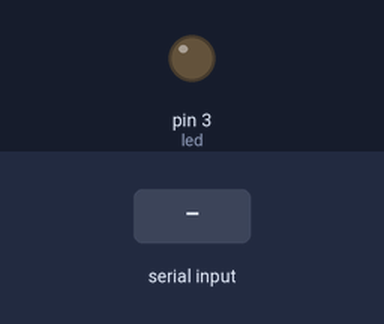
Bench run of a sketch on a simulated Arduino Uno, built with avr-gcc and run on an emulated ATmega328P. Shown: output pins drawn as LEDs (lit = HIGH). The inputs (shaded band) are chosen by the test bench.

Above: at 1.2 s.
1.3 s: "B" received over Serial
At 1.7 s:
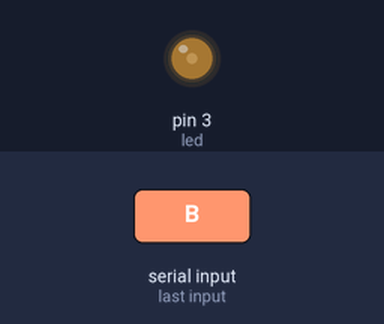
2.8 s: "C" received over Serial
At 4.0 s:
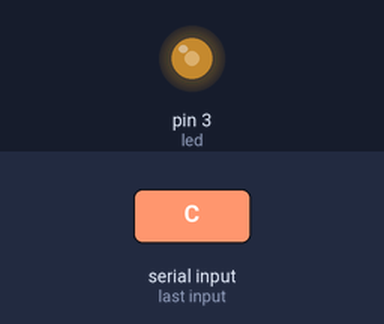
4.3 s: "D" received over Serial
At 5.2 s:
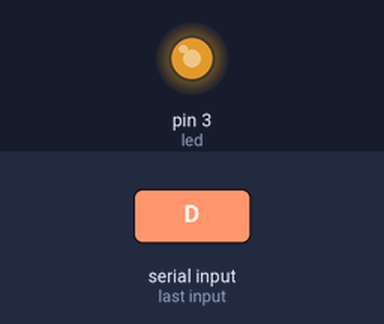
5.8 s: "E" received over Serial
At 6.3 s:
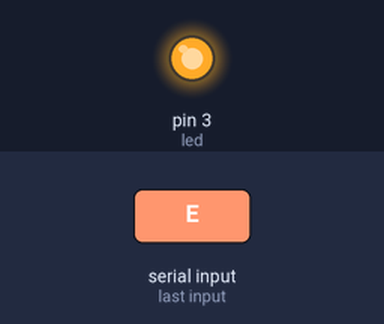
Timing chart, 0 to 8.3 s (numbered marks = the images above; inputs shaded):
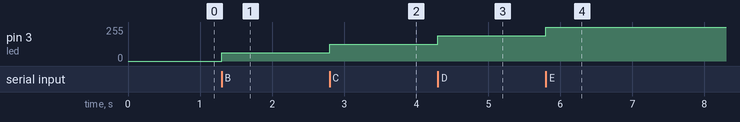

The sketch:

EXP_9_Brightness.ino
```cpp
int led=3;
void setup(){
  pinMode(led,OUTPUT);
  Serial.begin(9600);
  }

void loop(){
  if(Serial.available()>0){
    char key = Serial.read();

    if(key=='A')
    analogWrite(3,0);
    else if(key=='B')
    analogWrite(3,63);
    else if(key=='C')
    analogWrite(3,127);
    else if(key=='D')
    analogWrite(3,190);
    else if(key=='E')
    analogWrite(3,255);
    }

  }
```

Measured:
- after the input at 1.3 s, pin 3 (led): 0/255 → 63/255 at once
- after the input at 2.8 s, pin 3 (led): 63/255 → 127/255 at once
- after the input at 4.3 s, pin 3 (led): 127/255 → 190/255 at once
- after the input at 5.8 s, pin 3 (led): 190/255 → 255/255 at once
